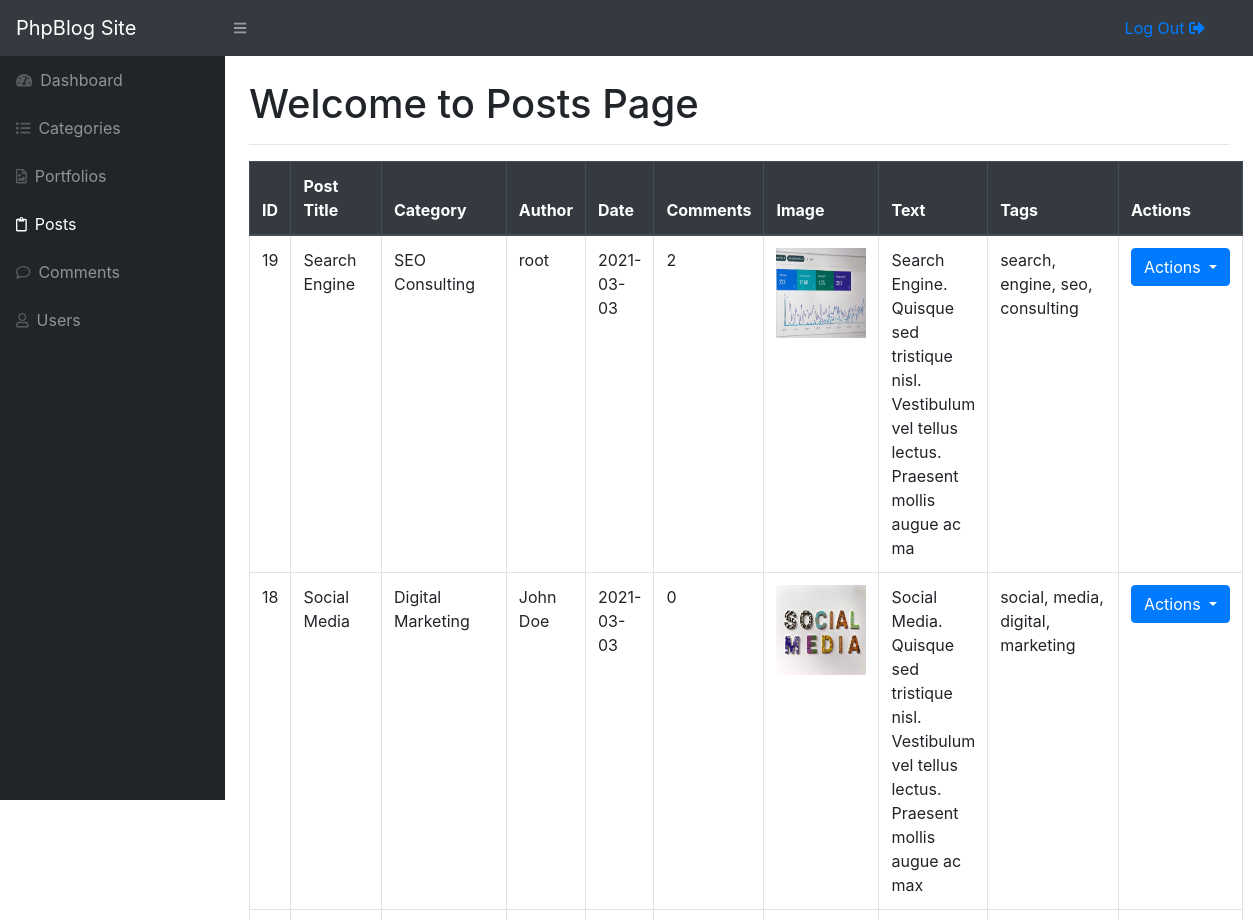
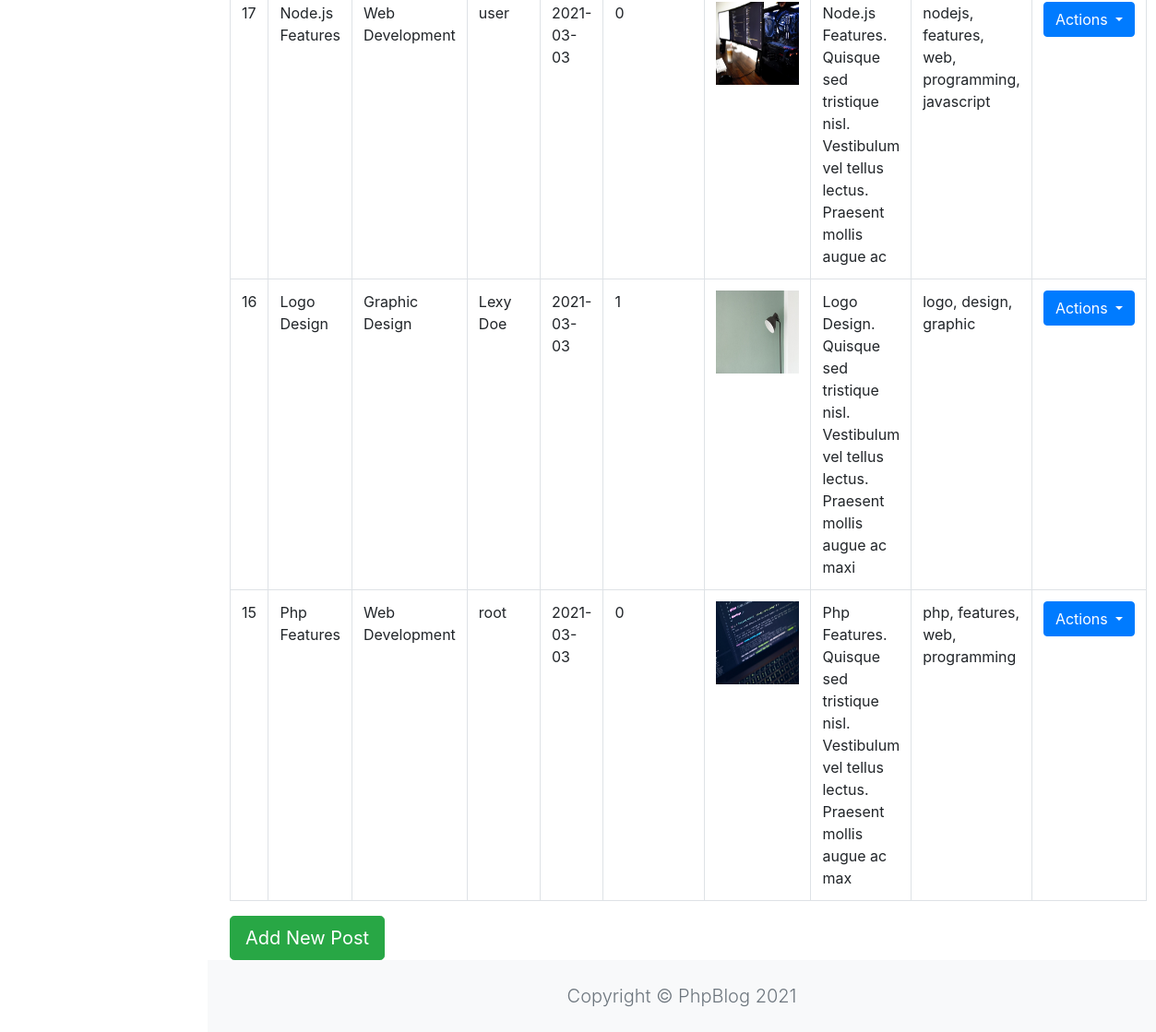
Screenshot of /admin/posts.php (signed in) with the database file from the repository (2 pictures, top to bottom).
### tables this page shows
CREATE TABLE `posts` (
  `post_id` int(11) NOT NULL,
  `post_category` varchar(50) NOT NULL,
  `post_title` varchar(100) NOT NULL,
  `post_author` varchar(100) NOT NULL,
  `post_date` date NOT NULL,
  `post_comment_number` int(10) NOT NULL,
  `post_image` text NOT NULL,
  `post_text` text NOT NULL,
  `post_tags` text NOT NULL,
  `post_hits` int(10) NOT NULL
);

### admin/posts.php (the view, shortened to what this page needs)
<?php include "includes/admin_header.php"; ?>
    <div id="layoutSidenav">
<?php include "includes/admin_sidebar.php"; ?>
    <div id="layoutSidenav_content">
    <main>
    <div class="container-fluid mt-4">
    <h1>Welcome to Posts Page</h1>
    <hr>
    <table class="table table-bordered">
        <thead class="thead-dark">
        <tr>
            <th>ID</th>
            <th>Post Title</th>
            <th>Category</th>
            <th>Author</th>
            <th>Date</th>
            <th>Comments</th>
            <th>Image</th>
            <th>Text</th>
            <th>Tags</th>
            <th>Actions</th>
        </tr>
        </thead>
        <tbody>
        <?php
        $sql_query = "SELECT * FROM posts ORDER BY post_id DESC ";
        $select_all_posts = mysqli_query($conn, $sql_query);
        $k = 1;
        while ($row = mysqli_fetch_assoc($select_all_posts)) {
            $post_id = $row["post_id"];
            $post_category = $row["post_category"];
            $post_title = $row["post_title"];
            $post_author = $row["post_author"];
            $post_date = $row["post_date"];
            $post_image = $row["post_image"];
            $post_text = substr($row["post_text"], 0, 100);
            $post_tags = $row["post_tags"];
            $query = "SELECT * FROM comments WHERE comment_post_id=$post_id AND comment_status='approved'";
            $select_comment_query = mysqli_query($conn, $query);
            $post_comment_number = mysqli_num_rows($select_comment_query);
            echo "<tr>
            <td>{$post_id}</td>
            <td>{$post_title}</td>
            <td>{$post_category}</td>
            <td>{$post_author}</td>
            <td>{$post_date}</td>
            <td>{$post_comment_number}</td>
            <td><img src='../img/post/$post_image' width='90px' height='90px'></td>
            <td>{$post_text}</td>
            <td>{$post_tags}</td>
            <td>
                <div class='dropdown'>
                    <button class='btn btn-primary dropdown-toggle' type='button' id='dropdownMenuButton'
                            data-toggle='dropdown' aria-haspopup='true' aria-expanded='false'>
                        Actions
                    </button>
                    <div class='dropdown-menu' aria-labelledby='dropdownMenuButton'>
                        <a class='dropdown-item' data-toggle='modal' data-target='#edit_modal$k'
                           href='#'>Edit</a>
                        <div class='dropdown-divider'></div>
                        <a class='dropdown-item' href='posts.php?delete={$post_id}'>Delete</a>
                    </div>
                </div>
            </td>
        </tr>";
            ?>
            <?php $k++;
        } ?>
        </tbody>
    </table>
    <a class="btn btn-lg btn-success" data-toggle="modal" data-target="#add_modal">Add New Post</a>
<?php include "includes/admin_footer.php"; ?>

### rows the page displays
posts: post_id "19", post_title "Search Engine", post_category "SEO Consulting", post_author "root", post_date "2021-03-03", post_comment_number "2", post_image (picture), post_text "Search Engine. Quisque sed tristique nisl. Vestibulum vel tellus lectus. Praesent mollis augue ac ma", post_tags "search, engine, seo, consulting"
posts: post_id "18", post_title "Social Media", post_category "Digital Marketing", post_author "John Doe", post_date "2021-03-03", post_comment_number "0", post_image (picture), post_text "Social Media. Quisque sed tristique nisl. Vestibulum vel tellus lectus. Praesent mollis augue ac max", post_tags "social, media, digital, marketing"
posts: post_id "17", post_title "Node.js Features", post_category "Web Development", post_author "user", post_date "2021-03-03", post_comment_number "0", post_image (picture), post_text "Node.js Features. Quisque sed tristique nisl. Vestibulum vel tellus lectus. Praesent mollis augue ac", post_tags "nodejs, features, web, programming, javascript"
posts: post_id "16", post_title "Logo Design", post_category "Graphic Design", post_author "Lexy Doe", post_date "2021-03-03", post_comment_number "1", post_image (picture), post_text "Logo Design. Quisque sed tristique nisl. Vestibulum vel tellus lectus. Praesent mollis augue ac maxi", post_tags "logo, design, graphic"
posts: post_id "15", post_title "Php Features", post_category "Web Development", post_author "root", post_date "2021-03-03", post_comment_number "0", post_image (picture), post_text "Php Features. Quisque sed tristique nisl. Vestibulum vel tellus lectus. Praesent mollis augue ac max", post_tags "php, features, web, programming"
